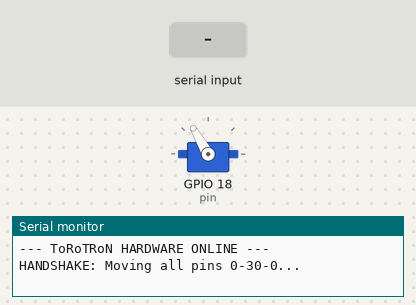
The sketch below on a simulated ESP32. Shown: servo, the last lines printed to the serial monitor. The test bench sets the inputs (shaded band).

Above: at 1.0 s.
At 4.7 s:
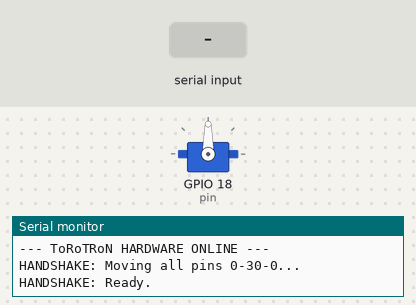
4.8 s: "?\n" received over Serial
Timing chart, 0 to 7.8 s (numbered marks = the images above; inputs shaded):
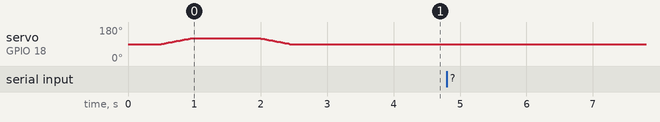

The sketch:

torotron_esp32.ino
```cpp
/**
 * ToRoTRoN Advanced ESP32 Firmware
 * Features: Non-blocking smoothed multi-joint movement
 * Protocol: "joint_name:angle:speed\n"
 */

#include <ESP32Servo.h>

// --- ROBOT CONFIGURATION ---
#define NUM_JOINTS 1

struct JointControl {
  Servo servo;
  String name;
  float current;
  float target;
  float speed;
  int pin;
};

JointControl joints[NUM_JOINTS];

void setup() {
  Serial.begin(115200);
  delay(500);

  // Allocate timers for ESP32Servo
  ESP32PWM::allocateTimer(0);
  ESP32PWM::allocateTimer(1);
  ESP32PWM::allocateTimer(2);
  ESP32PWM::allocateTimer(3);

  // Initialize joint_02_03j1
  joints[0].name = "joint_02_03j1";
  joints[0].current = 90.0;
  joints[0].target = 90.0;
  joints[0].speed = 0.0;
  joints[0].pin = 18;
  joints[0].servo.setPeriodHertz(50);
  joints[0].servo.attach(joints[0].pin, 500, 2400);
  joints[0].servo.write(90);

  Serial.println("\n--- ToRoTRoN HARDWARE ONLINE ---");
  performHandshake();
}

void performHandshake() {
  Serial.println("HANDSHAKE: Moving all pins 0-30-0...");
  // Move all to 120 (mid + 30)
  for (int i = 0; i < NUM_JOINTS; i++) {
    if (joints[i].pin != -1) joints[i].target = 120.0;
    joints[i].speed = 50.0;
  }

  // Wait and move back to 90 (mid)
  for(int k=0; k<100; k++) { updateServos(); delay(15); }
  for (int i = 0; i < NUM_JOINTS; i++) {
    if (joints[i].pin != -1) joints[i].target = 90.0;
  }
  for(int k=0; k<100; k++) { updateServos(); delay(15); }
  Serial.println("HANDSHAKE: Ready.");
}

void loop() {
  updateSerial();
  updateServos();
  delay(15);
}

void updateSerial() {
  if (Serial.available() > 0) {
    String cmd = Serial.readStringUntil('\n');
    cmd.trim();
    if (cmd == "?") { Serial.println("PONG"); return; }
    if (cmd.length() > 0) parseCommand(cmd);
  }
}

void parseCommand(String cmd) {
  int first = cmd.indexOf(':');
  int last = cmd.lastIndexOf(':');
  if (first == -1 || last == -1) return;

  String id = cmd.substring(0, first);
  float target = cmd.substring(first + 1, last).toFloat();
  float speed = cmd.substring(last + 1).toFloat();

  // Map angle to servo limits (0-180)
  target = constrain(target + 90.0, 0, 180);

  for (int i = 0; i < NUM_JOINTS; i++) {
    if (joints[i].name.equalsIgnoreCase(id)) {
      joints[i].target = target;
      joints[i].speed = speed;
      Serial.print("ACK: "); Serial.print(id);
      Serial.print(" T:"); Serial.println(target);
      break;
    }
  }
}

void updateServos() {
  for (int i = 0; i < NUM_JOINTS; i++) {
    if (joints[i].pin == -1) continue;

    if (abs(joints[i].current - joints[i].target) < 0.2) {
      joints[i].current = joints[i].target;
    } else {
      float step = (joints[i].speed / 100.0) * 2.0;
      if (step < 0.1) step = 0.5;

      if (joints[i].current < joints[i].target) joints[i].current += step;
      else joints[i].current -= step;
    }
    joints[i].servo.write((int)joints[i].current);
  }
}
```
